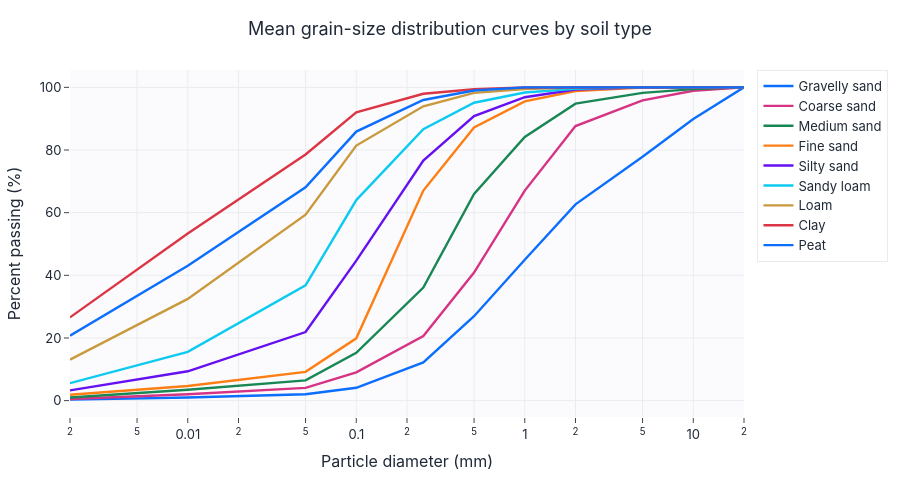

Notebook code for this chart:
### Markdown cell above
## Гранулометрические кривые по типам грунта

Средняя кривая «процент прохода» для каждого типа грунта (логарифмическая ось диаметра).
Кривые расходятся от крупнозернистых песков к тонкодисперсным глинам.

### Code cell
gran_cols = [f"gran_{k}" for k in FRACTION_KEYS]
diameters = np.array([FRACTION_BOUNDS[k] for k in FRACTION_KEYS])      # убывает 20..0.002
fr = meta[gran_cols].to_numpy()
passing = np.cumsum(fr[:, ::-1], axis=1)[:, ::-1]                      # % мельче diameters[i]
d_asc = diameters[::-1]
series = []
for s in soil_present:
    m = meta["soil_type"].to_numpy() == s
    series.append({"x": d_asc, "y": passing[m].mean(axis=0)[::-1], "name": SOIL_DISPLAY_NAMES_EN[s]})
lines(series, title="Mean grain-size distribution curves by soil type",
      xlabel="Particle diameter (mm)", ylabel="Percent passing (%)", logx=True,
      save=SAVE_FIGS, fig_id="1_2_grain_size_curves").show()

### Figure 1 — Plotly figure (JSON) as saved in the notebook; plotly's stock layout.template omitted (floating-point values rounded to 4 significant figures)
{"data": [{"line": {"color": "#0b6efd", "dash": "solid", "width": 2.4}, "mode": "lines", "name": "Gravelly sand", "type": "scatter", "x": [0.002, 0.01, 0.05, 0.1, 0.25, 0.5, 1.0, 2.0, 5.0, 10.0, 20.0], "y": [0.3129, 1.018, 2.045, 4.095, 12.2, 26.95, 44.96, 62.66, 77.85, 89.92, 100.0]}, {"line": {"color": "#d63384", "dash": "solid", "width": 2.4}, "mode": "lines", "name": "Coarse sand", "type": "scatter", "x": [0.002, 0.01, 0.05, 0.1, 0.25, 0.5, 1.0, 2.0, 5.0, 10.0, 20.0], "y": [0.5185, 2.05, 4.067, 9.039, 20.61, 40.88, 67.05, 87.62, 95.84, 98.91, 100.0]}, {"line": {"color": "#198754", "dash": "solid", "width": 2.4}, "mode": "lines", "name": "Medium sand", "type": "scatter", "x": [0.002, 0.01, 0.05, 0.1, 0.25, 0.5, 1.0, 2.0, 5.0, 10.0, 20.0], "y": [0.9945, 3.47, 6.45, 15.24, 36.08, 65.98, 84.16, 94.79, 98.25, 99.44, 100.0]}, {"line": {"color": "#fd7e14", "dash": "solid", "width": 2.4}, "mode": "lines", "name": "Fine sand", "type": "scatter", "x": [0.002, 0.01, 0.05, 0.1, 0.25, 0.5, 1.0, 2.0, 5.0, 10.0, 20.0], "y": [1.859, 4.677, 9.183, 19.88, 67.05, 87.18, 95.51, 98.83, 99.92, 99.97, 100.0]}, {"line": {"color": "#6610f2", "dash": "solid", "width": 2.4}, "mode": "lines", "name": "Silty sand", "type": "scatter", "x": [0.002, 0.01, 0.05, 0.1, 0.25, 0.5, 1.0, 2.0, 5.0, 10.0, 20.0], "y": [3.252, 9.368, 21.9, 44.69, 76.63, 90.81, 96.86, 99.29, 100.0, 100.0, 100.0]}, {"line": {"color": "#0dcaf0", "dash": "solid", "width": 2.4}, "mode": "lines", "name": "Sandy loam", "type": "scatter", "x": [0.002, 0.01, 0.05, 0.1, 0.25, 0.5, 1.0, 2.0, 5.0, 10.0, 20.0], "y": [5.588, 15.56, 36.81, 64.02, 86.62, 95.1, 98.35, 99.5, 100.0, 100.0, 100.0]}, {"line": {"color": "#c99a3d", "dash": "solid", "width": 2.4}, "mode": "lines", "name": "Loam", "type": "scatter", "x": [0.002, 0.01, 0.05, 0.1, 0.25, 0.5, 1.0, 2.0, 5.0, 10.0, 20.0], "y": [13.09, 32.46, 59.36, 81.41, 93.96, 98.25, 99.43, 99.95, 100.0, 100.0, 100.0]}, {"line": {"color": "#dc3545", "dash": "solid", "width": 2.4}, "mode": "lines", "name": "Clay", "type": "scatter", "x": [0.002, 0.01, 0.05, 0.1, 0.25, 0.5, 1.0, 2.0, 5.0, 10.0, 20.0], "y": [26.57, 53.33, 78.56, 91.99, 97.97, 99.38, 99.96, 100.0, 100.0, 100.0, 100.0]}, {"line": {"color": "#0b6efd", "dash": "solid", "width": 2.4}, "mode": "lines", "name": "Peat", "type": "scatter", "x": [0.002, 0.01, 0.05, 0.1, 0.25, 0.5, 1.0, 2.0, 5.0, 10.0, 20.0], "y": [20.74, 43.07, 68.11, 85.88, 95.98, 99.0, 100.0, 100.0, 100.0, 100.0, 100.0]}], "layout": {"height": 480, "title": {"text": "Mean grain-size distribution curves by soil type"}, "xaxis": {"title": {"text": "Particle diameter (mm)"}, "type": "log"}, "yaxis": {"title": {"text": "Percent passing (%)"}}}}
